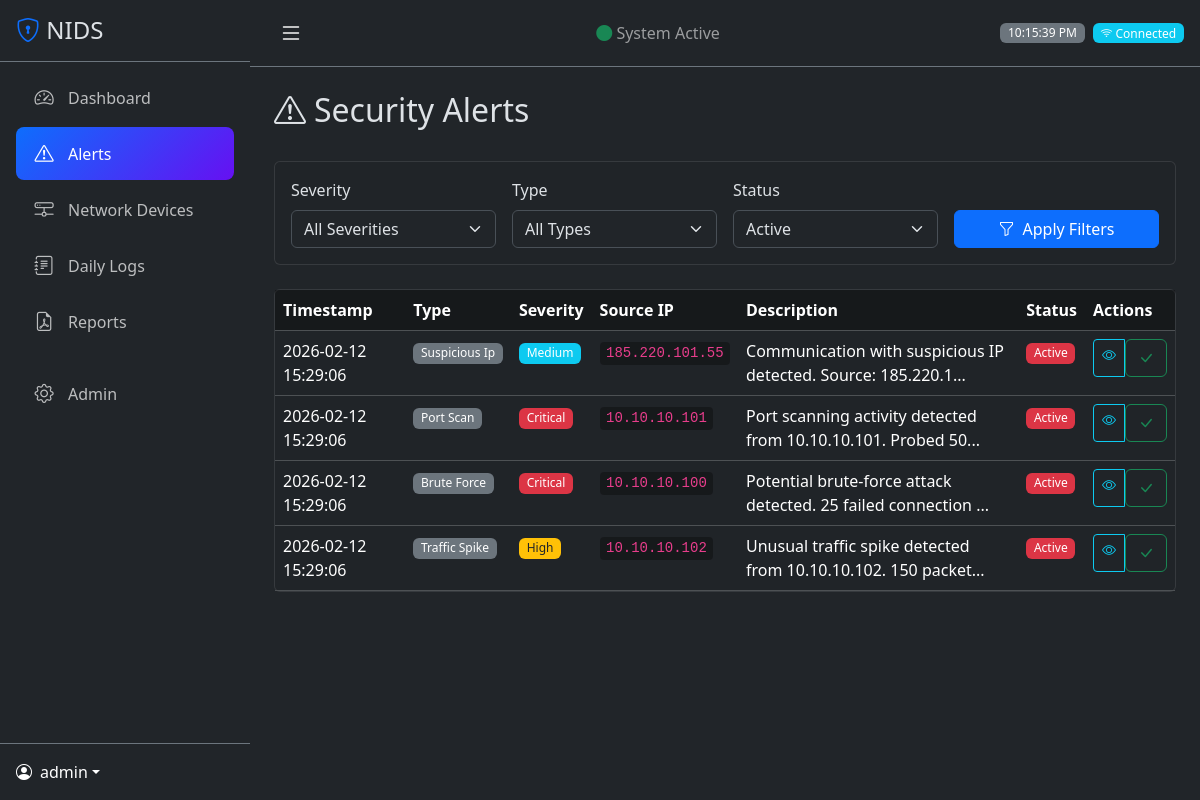
/alerts (signed in), run on an earlier commit of the app's database.
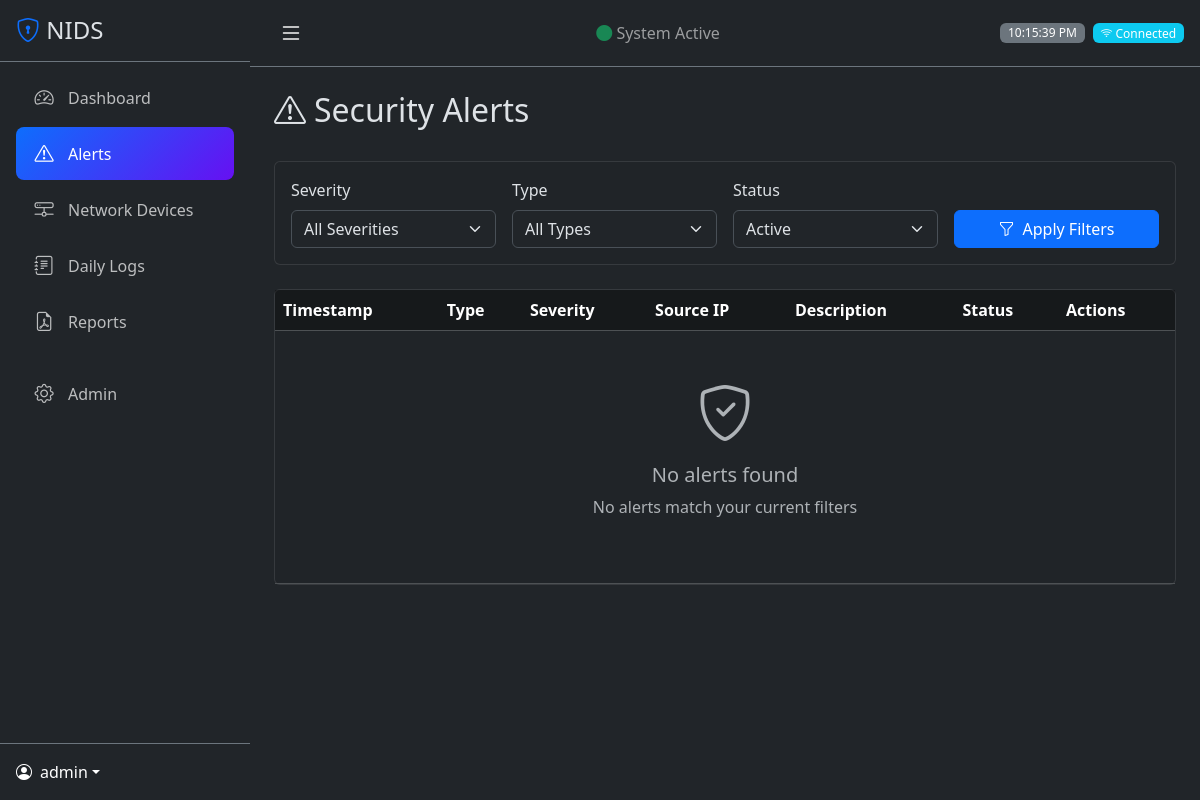
And on a later commit of the database.
### app/models/user.py (models this page shows, shortened)
class User(UserMixin, db.Model):
    __tablename__ = 'users'
    id = db.Column(db.Integer, primary_key=True)
    username = db.Column(db.String(80), unique=True, nullable=False)
    email = db.Column(db.String(120), unique=True, nullable=False)
    password_hash = db.Column(db.String(256), nullable=False)
    role = db.Column(db.String(20), nullable=False, default='viewer')  # admin or viewer
    created_at = db.Column(db.DateTime, default=datetime.utcnow)
    last_login = db.Column(db.DateTime)
    is_active = db.Column(db.Boolean, default=True)
    def is_admin(self):
        return self.role == 'admin'

### app/models/alert.py (models this page shows, shortened)
class Alert(db.Model):
    __tablename__ = 'alerts'
    id = db.Column(db.Integer, primary_key=True)
    timestamp = db.Column(db.DateTime, nullable=False, default=datetime.utcnow, index=True)
    alert_type = db.Column(db.String(50), nullable=False)  # traffic_spike, brute_force, suspicious_ip, port_scan, protocol_anomaly
    severity = db.Column(db.String(20), nullable=False)  # low, medium, high, critical
    source_ip = db.Column(db.String(45))
    destination_ip = db.Column(db.String(45))
    description = db.Column(db.Text, nullable=False)
    recommendation = db.Column(db.Text)
    is_resolved = db.Column(db.Boolean, default=False)
    resolved_at = db.Column(db.DateTime)
    resolved_by = db.Column(db.Integer, db.ForeignKey('users.id'))
    notes = db.Column(db.Text)
    related_log_ids = db.Column(db.Text)  # Comma-separated log IDs

### app/routes/alerts.py (the view)
@alerts_bp.route('/alerts')
@login_required
def index():
    severity = request.args.get('severity', '')
    alert_type = request.args.get('type', '')
    status = request.args.get('status', 'active')
    page = request.args.get('page', 1, type=int)
    query = Alert.query
    if severity:
        query = query.filter(Alert.severity == severity)
    if alert_type:
        query = query.filter(Alert.alert_type == alert_type)
    if status == 'active':
        query = query.filter(Alert.is_resolved == False)
    elif status == 'resolved':
        query = query.filter(Alert.is_resolved == True)
    query = query.order_by(Alert.timestamp.desc())
    alerts = query.paginate(page=page, per_page=20, error_out=False)
    return render_template('alerts.html',
                         alerts=alerts,
                         current_severity=severity,
                         current_type=alert_type,
                         current_status=status)

### app/models/user.py (called while the page is built)
@login_manager.user_loader
def load_user(user_id):
    return User.query.get(int(user_id))

### templates/alerts.html (shortened to what this page needs)
{% extends "base.html" %}
{% block content %}
<div class="d-flex justify-content-between align-items-center mb-4">
    <h2><i class="bi bi-exclamation-triangle me-2"></i>Security Alerts</h2>
</div>
<div class="card mb-4">
    <div class="card-body">
        <form method="GET" class="row g-3">
            <div class="col-md-3">
                <label class="form-label">Severity</label>
                <select name="severity" class="form-select">
                    <option value="">All Severities</option>
                </select>
            </div>
            <div class="col-md-3">
                <label class="form-label">Type</label>
                <select name="type" class="form-select">
                    <option value="">All Types</option>
                </select>
            </div>
            <div class="col-md-3">
                <label class="form-label">Status</label>
                <select name="status" class="form-select">
                    <option value="active" {{ 'selected' if current_status == 'active' }}>Active</option>
                </select>
            </div>
            <div class="col-md-3 d-flex align-items-end">
                <button type="submit" class="btn btn-primary w-100">
                    <i class="bi bi-funnel me-2"></i>Apply Filters
                </button>
            </div>
        </form>
    </div>
</div>
<div class="card">
    <div class="card-body p-0">
        <div class="table-responsive">
            <table class="table table-dark table-hover mb-0">
                <thead>
                    <tr>
                        <th>Timestamp</th>
                        <th>Type</th>
                        <th>Severity</th>
                        <th>Source IP</th>
                        <th>Description</th>
                        <th>Status</th>
                        <th>Actions</th>
                    </tr>
                </thead>
                <tbody>
                    {% for alert in alerts.items %}
                    <tr class="alert-row" data-id="{{ alert.id }}">
                        <td>{{ alert.timestamp.strftime('%Y-%m-%d %H:%M:%S') }}</td>
                        <td><span class="badge bg-secondary">{{ alert.alert_type|replace('_', ' ')|title }}</span></td>
                        <td>
                            {% if alert.severity == 'critical' %}
                            <span class="badge bg-danger pulse">Critical</span>
                            {% elif alert.severity == 'high' %}
                            <span class="badge bg-warning text-dark">High</span>
                            {% elif alert.severity == 'medium' %}
                            <span class="badge bg-info">Medium</span>
                            {% else %}
                            <span class="badge bg-success">Low</span>
                            {% endif %}
                        </td>
                        <td><code>{{ alert.source_ip or 'N/A' }}</code></td>
                        <td>
                            <span title="{{ alert.description }}">
                                {{ alert.description[:60] }}{% if alert.description|length > 60 %}...{% endif %}
                            </span>
                        </td>
                        <td>
                            {% if alert.is_resolved %}
                            <span class="badge bg-success">Resolved</span>
                            {% else %}
                            <span class="badge bg-danger">Active</span>
                            {% endif %}
                        </td>
                        <td>
                            <div class="btn-group btn-group-sm">
                                <a href="{{ url_for('alerts.detail', alert_id=alert.id) }}" class="btn btn-outline-info" title="View Details">
                                    <i class="bi bi-eye"></i>
                                </a>
                                {% if not alert.is_resolved %}
                                <form action="{{ url_for('alerts.resolve', alert_id=alert.id) }}" method="POST" class="d-inline">
                                    <button type="submit" class="btn btn-outline-success" title="Mark Resolved">
                                        <i class="bi bi-check-lg"></i>
                                    </button>
                                </form>
                                {% endif %}
                            </div>
                        </td>
                    </tr>
                    {% else %}
                    <tr>
                        <td colspan="7" class="text-center py-5 text-muted">
                            <i class="bi bi-shield-check display-4 d-block mb-3"></i>
                            <h5>No alerts found</h5>
                            <p>No alerts match your current filters</p>
                        </td>
                    </tr>
                    {% endfor %}
                </tbody>
            </table>
        </div>
    </div>
</div>
{% endblock %}

### templates/base.html (shortened to what this page needs)
<!DOCTYPE html>
<html lang="en" data-bs-theme="dark">
<head>
    <link href="https://cdn.jsdelivr.net/npm/bootstrap@5.3.2/dist/css/bootstrap.min.css" rel="stylesheet">
    <link href="https://cdn.jsdelivr.net/npm/bootstrap-icons@1.11.1/font/bootstrap-icons.css" rel="stylesheet">
    <link rel="stylesheet" href="{{ url_for('static', filename='css/style.css') }}">
</head>
<body>
    {% if current_user.is_authenticated %}
    <div class="d-flex">
        <nav id="sidebar" class="sidebar bg-dark">
            <div class="sidebar-header p-3 border-bottom border-secondary">
                <h4 class="mb-0">
                    <i class="bi bi-shield-lock text-primary"></i>
                    <span class="sidebar-text">NIDS</span>
                </h4>
            </div>
            <ul class="nav flex-column p-2">
                <li class="nav-item">
                    <a class="nav-link {{ 'active' if request.endpoint == 'dashboard.index' }}" href="{{ url_for('dashboard.index') }}">
                        <i class="bi bi-speedometer2"></i>
                        <span class="sidebar-text">Dashboard</span>
                    </a>
                </li>
                <li class="nav-item">
                    <a class="nav-link {{ 'active' if 'alerts' in request.endpoint }}" href="{{ url_for('alerts.index') }}">
                        <i class="bi bi-exclamation-triangle"></i>
                        <span class="sidebar-text">Alerts</span>
                    </a>
                </li>
                <li class="nav-item">
                    <a class="nav-link {{ 'active' if 'devices' in request.endpoint }}" href="{{ url_for('devices.index') }}">
                        <i class="bi bi-hdd-network"></i>
                        <span class="sidebar-text">Network Devices</span>
                    </a>
                </li>
                <li class="nav-item">
                    <a class="nav-link {{ 'active' if 'logs' in request.endpoint }}" href="{{ url_for('logs.index') }}">
                        <i class="bi bi-journal-text"></i>
                        <span class="sidebar-text">Daily Logs</span>
                    </a>
                </li>
                <li class="nav-item">
                    <a class="nav-link {{ 'active' if 'reports' in request.endpoint }}" href="{{ url_for('reports.index') }}">
                        <i class="bi bi-file-earmark-pdf"></i>
                        <span class="sidebar-text">Reports</span>
                    </a>
                </li>
                {% if current_user.is_admin() %}
                <li class="nav-item mt-3">
                    <a class="nav-link {{ 'active' if 'admin' in request.endpoint }}" href="{{ url_for('admin.index') }}">
                        <i class="bi bi-gear"></i>
                        <span class="sidebar-text">Admin</span>
                    </a>
                </li>
                {% endif %}
            </ul>
            <div class="sidebar-footer p-3 mt-auto border-top border-secondary">
                <div class="dropdown">
                    <a href="#" class="d-flex align-items-center text-white text-decoration-none dropdown-toggle" data-bs-toggle="dropdown">
                        <i class="bi bi-person-circle me-2"></i>
                        <span class="sidebar-text">{{ current_user.username }}</span>
                    </a>
                </div>
            </div>
        </nav>
        <main class="main-content flex-grow-1">
            <nav class="navbar navbar-dark bg-dark border-bottom border-secondary px-3">
                <button class="btn btn-link text-white" id="sidebarToggle">
                    <i class="bi bi-list fs-4"></i>
                </button>
                <span class="navbar-text">
                    <span class="text-success"><i class="bi bi-circle-fill"></i></span>
                    System Active
                </span>
                <div class="d-flex align-items-center">
                    <span class="badge bg-secondary me-2" id="current-time"></span>
                    <span class="badge bg-info" id="connection-status">
                        <i class="bi bi-wifi"></i> Connected
                    </span>
                </div>
            </nav>
            <div class="container-fluid p-4">
                {% block content %}{% endblock %}
            </div>
        </main>
    </div>
    {% endif %}
</body>
</html>

### static/css/style.css (style rules this page uses)
:root { --sidebar-width: 250px; --sidebar-collapsed-width: 70px; --topbar-height: 56px; }
.sidebar { width: var(--sidebar-width); min-height: 100vh; position: fixed; left: 0; top: 0; z-index: 1000; transition: width 0.3s ease; display: flex; flex-direction: column; }
.sidebar .nav-link { color: rgba(255, 255, 255, 0.7); padding: 0.75rem 1rem; margin: 0.1rem 0.5rem; border-radius: 0.5rem; transition: all 0.2s ease; display: flex; align-items: center; gap: 0.75rem; }
.sidebar .nav-link.active { color: #fff; background: linear-gradient(135deg, #0d6efd 0%, #6610f2 100%); }
.sidebar .nav-link i { font-size: 1.2rem; width: 24px; text-align: center; }
.sidebar-footer { margin-top: auto; }
.main-content { margin-left: var(--sidebar-width); min-height: 100vh; transition: margin-left 0.3s ease; }
.table-dark { --bs-table-bg: transparent; }
.table-dark thead { background: rgba(0, 0, 0, 0.3); }
.card { border: 1px solid rgba(255, 255, 255, 0.1); background: rgba(33, 37, 41, 0.8); backdrop-filter: blur(10px); }
.badge { font-weight: 500; }
.table-responsive { max-height: calc(100vh - 300px); }

What changed in the data, as far as the page shows it:
removed Alert: timestamp "2026-02-12 15:29:06", alert_type "Suspicious Ip", severity "Medium", source_ip "185.220.101.55", description "Communication with suspicious IP detected. Source: 185.220.1", is_resolved "Active"
removed Alert: timestamp "2026-02-12 15:29:06", alert_type "Port Scan", severity "Critical", source_ip "10.10.10.101", description "Port scanning activity detected from 10.10.10.101. Probed 50", is_resolved "Active"
removed Alert: timestamp "2026-02-12 15:29:06", alert_type "Brute Force", severity "Critical", source_ip "10.10.10.100", description "Potential brute-force attack detected. 25 failed connection", is_resolved "Active"
removed Alert: timestamp "2026-02-12 15:29:06", alert_type "Traffic Spike", severity "High", source_ip "10.10.10.102", description "Unusual traffic spike detected from 10.10.10.102. 150 packet", is_resolved "Active"
Also different on the page:
text now shown: "No alerts found No alerts match your current filters"
